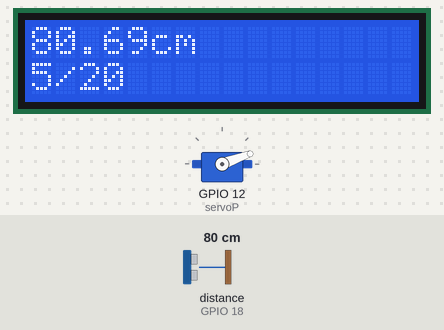
The sketch below on a simulated ESP32. On the bench: 16×2 character LCD, servo. Wiring (inferred from the names in the program): ultrasonic range finder: trigger GPIO 19; echo GPIO 18. Inputs (shaded band) come from the test bench; at power-on: distance to the obstacle (sensor on GPIO 18) 80 cm. The echo pulse lasts 58.3 µs per cm; what the sketch prints to the serial monitor is not drawn.

Above: at 1.8 s.
At 6.2 s:
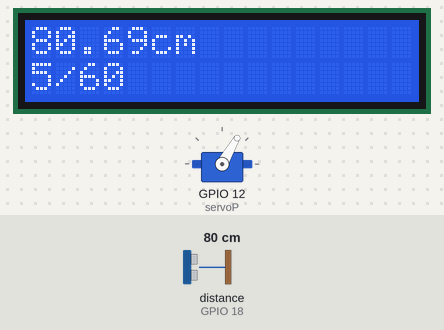
At 10.6 s:
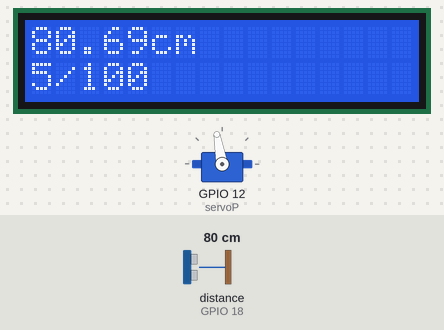
At 19.9 s:
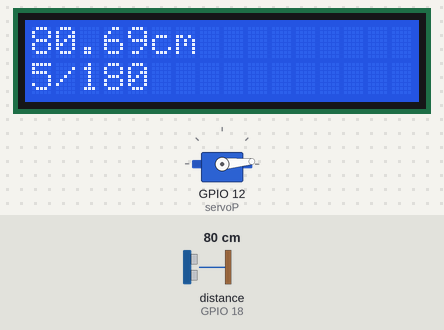
Timing chart, 0 to 21.4 s (numbered marks = the images above):
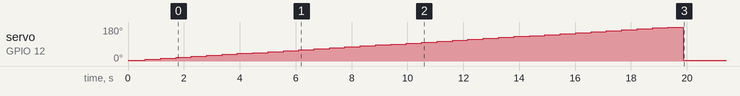

The sketch:

Utraservo.ino
```cpp
#include <ESP32_Servo.h>
#include <LiquidCrystal_I2C.h>

#define TrigP 19
#define EchoP 18
#define servoP 12
#define dW digitalWrite

LiquidCrystal_I2C lcd(0x27,16,2); // 位址0x27，16字2列
Servo servo;

int Lp, pos, pc;
float Large, distance, predis=0.0;

void setup() {
  Serial.begin(9600);

  lcd.init(); //21,22 I^2C
  lcd.backlight();
  pinMode(TrigP,OUTPUT);
  pinMode(EchoP,INPUT);

  servo.attach(servoP, 500, 2400); // 設定伺服馬達的接腳
  search();
}

void search(){
  Large=1000.0;
  Lp = -1;
  pos = 0;
  pc = 1;
  for(int i=0 ; i<36 ; i++){
    detec();
    control();
    show();
    if(distance < Large) {
      Large = distance;
      Lp = pos;
    }
    if(Large == 0) break;
    delay(500);
  }
  if(Lp != -1){
    predis = distance;
    Serial.println();
    Serial.println(Large);
    Serial.println(Lp);
    servo.write(Lp);
  }
}

void show(){
  lcd.clear();
  lcd.setCursor(0,0);
  lcd.print(distance);
  lcd.print("cm");
  lcd.setCursor(0,1);
  lcd.print(Lp);
  lcd.print("/");
  lcd.print(pos);
}

void control() {
   if(pos >= 180) pc = 1;
   if(pos <= 0) pc = 0;
   if(pc == 1) pos -= 5;
   if(pc == 0) pos += 5;
   servo.write(pos);
   delay(30);
}

void detec(){
  unsigned long pulseTime;
  dW(TrigP,1); // 觸發超音波進行偵測
  delayMicroseconds(10); // 延遲等待10微秒(0.00001秒)
  dW(TrigP,0); // 停止超音波偵測
  pulseTime = pulseIn(EchoP,HIGH); // 取得超音波回傳的脈波時間
  distance = pulseTime * 0.0173; // 計算距離（公分）0.034/2
}

void loop() {
  detec();
  show();
  delay(500);
  if(distance != predis) search();

  delay(500);
}
```

Measured:
- by itself, servo on GPIO 12 (servoP): rises from 5° to 180° in 18.7 s, then falls to 5° in 0.55 s
- what the display in image 0 shows lasts 0.5 s, from 1.8 s to 2.3 s
- what the display in image 2 shows lasts 0.5 s, from 10.6 s to 11.1 s
